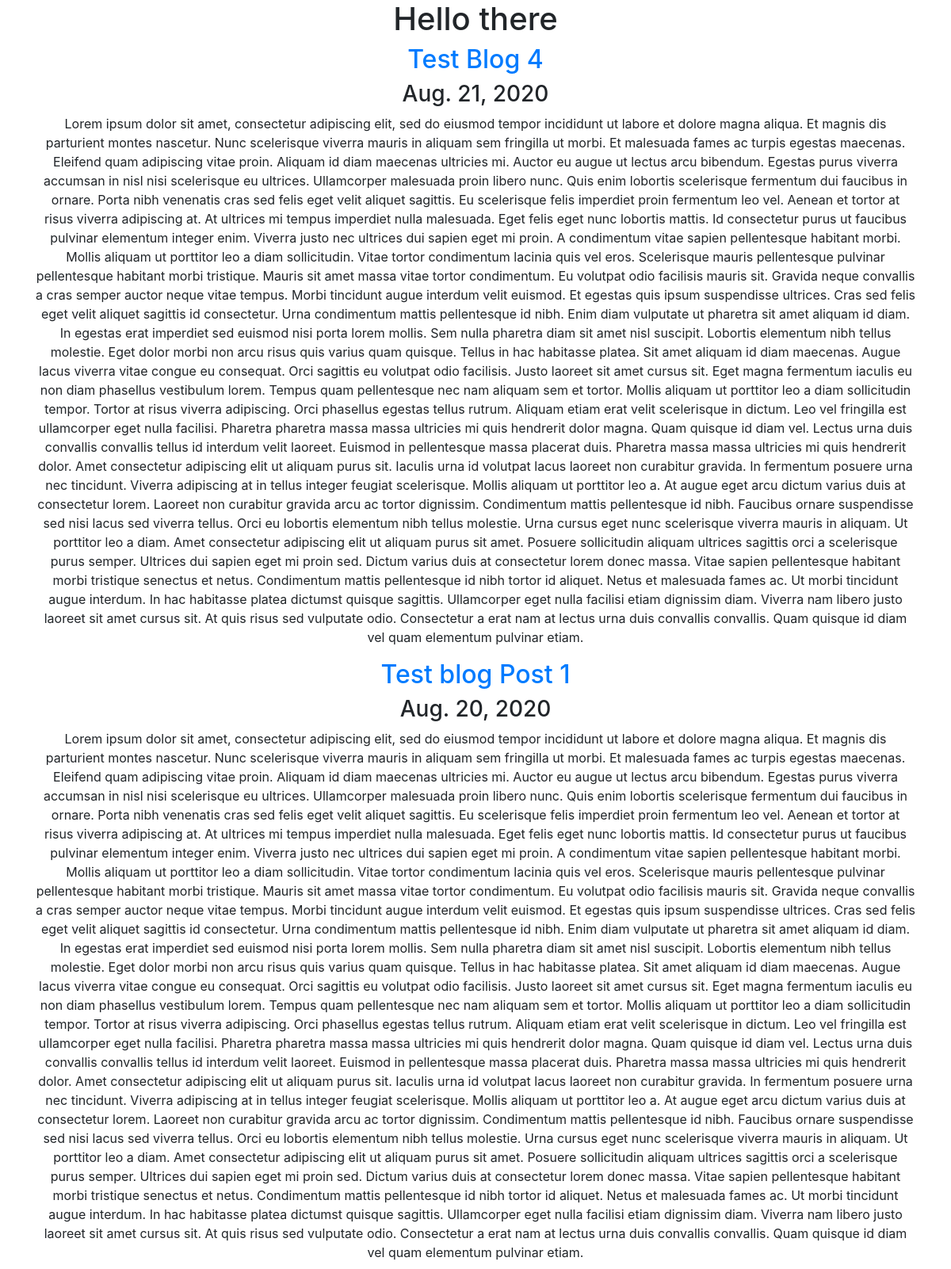
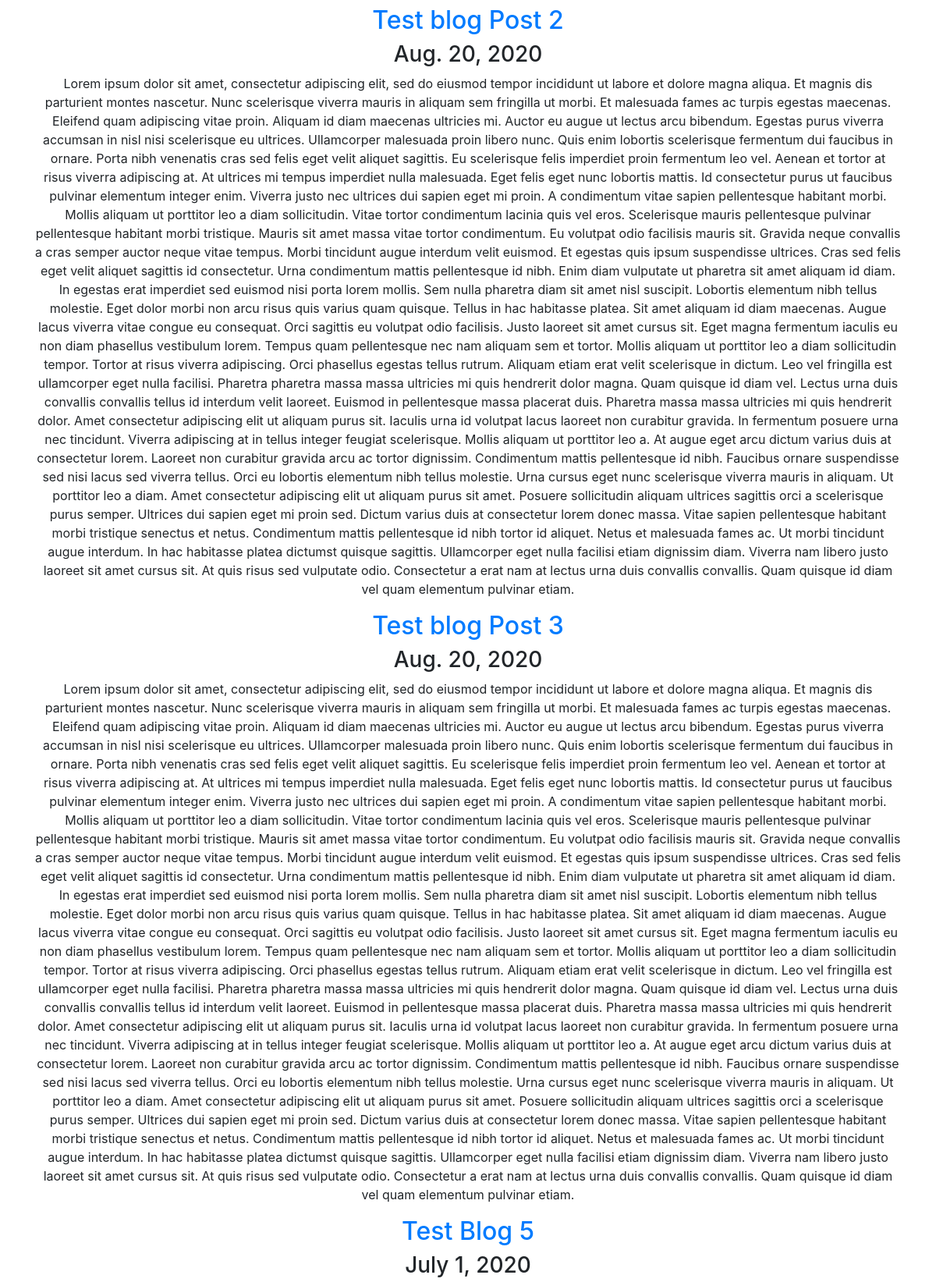
Screenshot of /blog/ (upper part) with the database file from the repository (2 pictures, top to bottom).
### blog_app/models.py (models this page shows)
class Blog(models.Model):
    title = models.CharField(max_length=100)
    content = models.TextField()
    date = models.DateField()

### blog_app/views.py (the view)
# urls.py: path('', views.blog_home, name = 'blog_home' ),
def blog_home(request):
    blogs = Blog.objects.order_by('-date')
    return render(request, 'blog_app/blog_home.html', {'blogs': blogs})

### blog_app/templates/blog_app/blog_home.html (shortened to what this page needs)
<!DOCTYPE html>
<html lang="en">
<head>
    <link rel="stylesheet" href="https://stackpath.bootstrapcdn.com/bootstrap/4.5.2/css/bootstrap.min.css">
</head>
<body>
    <div class="container text-center">
        <h1>Hello there</h1>
        {% for blog in blogs %}
        <a href="{% url 'blog_app:blog_details' blog.id %}"><h2>{{blog.title}}</h2></a>
        <h3>{{blog.date}}</h3>
        <p>{{blog.content}}</p>
        {% endfor %}
    </div>
</body>
</html>

### rows the page displays
Blog: title "Test Blog 4", date "Aug. 21, 2020", content "Lorem ipsum dolor sit amet, consectetur adipiscing elit, sed do eiusmod tempor incididunt ut labore et dolore magna aliqua. Et magnis dis parturient montes nascetur. Nunc scelerisque viverra mauris in aliquam sem fringilla ut morbi. Et malesuada fames ac turpis egestas maecenas. Eleifend quam adipiscing vitae proin. Aliquam id diam maecenas ultricies mi. Auctor eu augue ut lectus arcu bibendum. Egestas purus viverra accumsan in nisl nisi scelerisque eu ultrices. Ullamcorper malesuada proin libero nunc. Quis enim lobortis scelerisque fermentum dui faucibus in ornare. Porta nibh venenatis cras sed felis eget velit aliquet sagittis. Eu scelerisque felis imperdiet proin fermentum leo vel.…"
Blog: title "Test blog Post 1", date "Aug. 20, 2020", content "Lorem ipsum dolor sit amet, consectetur adipiscing elit, sed do eiusmod tempor incididunt ut labore et dolore magna aliqua. Et magnis dis parturient montes nascetur. Nunc scelerisque viverra mauris in aliquam sem fringilla ut morbi. Et malesuada fames ac turpis egestas maecenas. Eleifend quam adipiscing vitae proin. Aliquam id diam maecenas ultricies mi. Auctor eu augue ut lectus arcu bibendum. Egestas purus viverra accumsan in nisl nisi scelerisque eu ultrices. Ullamcorper malesuada proin libero nunc. Quis enim lobortis scelerisque fermentum dui faucibus in ornare. Porta nibh venenatis cras sed felis eget velit aliquet sagittis. Eu scelerisque felis imperdiet proin fermentum leo vel.…"
Blog: title "Test blog Post 2", date "Aug. 20, 2020", content "Lorem ipsum dolor sit amet, consectetur adipiscing elit, sed do eiusmod tempor incididunt ut labore et dolore magna aliqua. Et magnis dis parturient montes nascetur. Nunc scelerisque viverra mauris in aliquam sem fringilla ut morbi. Et malesuada fames ac turpis egestas maecenas. Eleifend quam adipiscing vitae proin. Aliquam id diam maecenas ultricies mi. Auctor eu augue ut lectus arcu bibendum. Egestas purus viverra accumsan in nisl nisi scelerisque eu ultrices. Ullamcorper malesuada proin libero nunc. Quis enim lobortis scelerisque fermentum dui faucibus in ornare. Porta nibh venenatis cras sed felis eget velit aliquet sagittis. Eu scelerisque felis imperdiet proin fermentum leo vel.…"
Blog: title "Test blog Post 3", date "Aug. 20, 2020", content "Lorem ipsum dolor sit amet, consectetur adipiscing elit, sed do eiusmod tempor incididunt ut labore et dolore magna aliqua. Et magnis dis parturient montes nascetur. Nunc scelerisque viverra mauris in aliquam sem fringilla ut morbi. Et malesuada fames ac turpis egestas maecenas. Eleifend quam adipiscing vitae proin. Aliquam id diam maecenas ultricies mi. Auctor eu augue ut lectus arcu bibendum. Egestas purus viverra accumsan in nisl nisi scelerisque eu ultrices. Ullamcorper malesuada proin libero nunc. Quis enim lobortis scelerisque fermentum dui faucibus in ornare. Porta nibh venenatis cras sed felis eget velit aliquet sagittis. Eu scelerisque felis imperdiet proin fermentum leo vel.…"
Blog: title "Test Blog 5", date "July 1, 2020"
